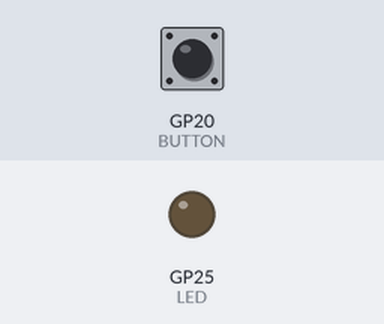
The program below on a simulated Raspberry Pi Pico running MicroPython. Shown: output pins drawn as LEDs (lit = HIGH). The inputs (shaded band) are chosen by the test bench; at power-on: GP20 (BUTTON) LOW.

Above: at 1.2 s.
1.3 s: GP20 (BUTTON) pulled HIGH for 0.15 s
At 1.37 s:
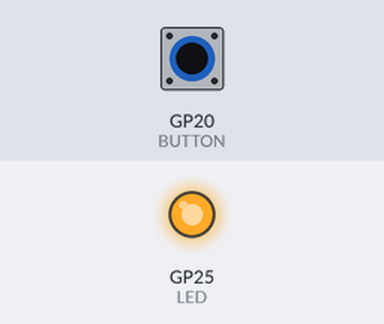
2.9 s: GP20 (BUTTON) pulled HIGH for 3.2 s
At 6.4 s:
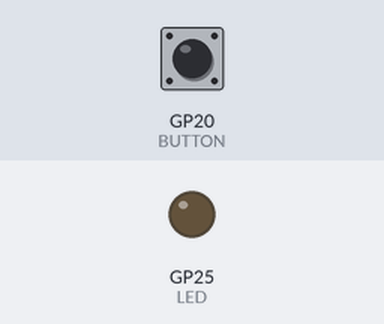
Timing chart, 0 to 7.9 s (numbered marks = the images above; inputs shaded):
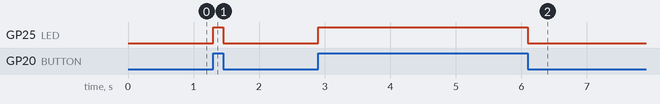

The program:

Button_LED.py
```python
import machine
from machine import Pin

#On définit les pins ainsi que leurs sens d'utilisations
LED = Pin("LED", Pin.OUT)
BUTTON = machine.Pin(20,machine.Pin.IN)

#Boucle WHILE permettant d'allumer la LED lorsqu'on appuie sur le bouton-poussoir
while True:
    BUTTON_VAL = BUTTON.value()     #Valeur du bouton
    if BUTTON_VAL == 1:             #Est-on en train d'appuyer sur le bouton?
        LED.value(1)                #Si oui on allume la LED
    elif BUTTON_VAL == 0:           #Si on appuye pas sur le bouton
        LED.value(0)                #On éteint la led
```

Measured:
- after the input at 1.3 s, GP25 (LED): LOW → HIGH at once, → LOW 0.15 s later
- after the input at 2.9 s, GP25 (LED): LOW → HIGH at once, → LOW 3.2 s later
